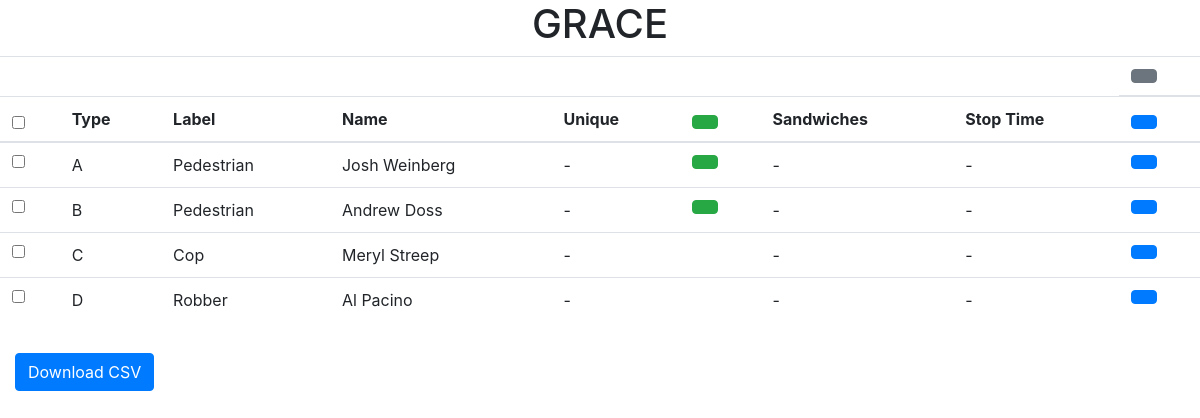
Before: / with the older database file.
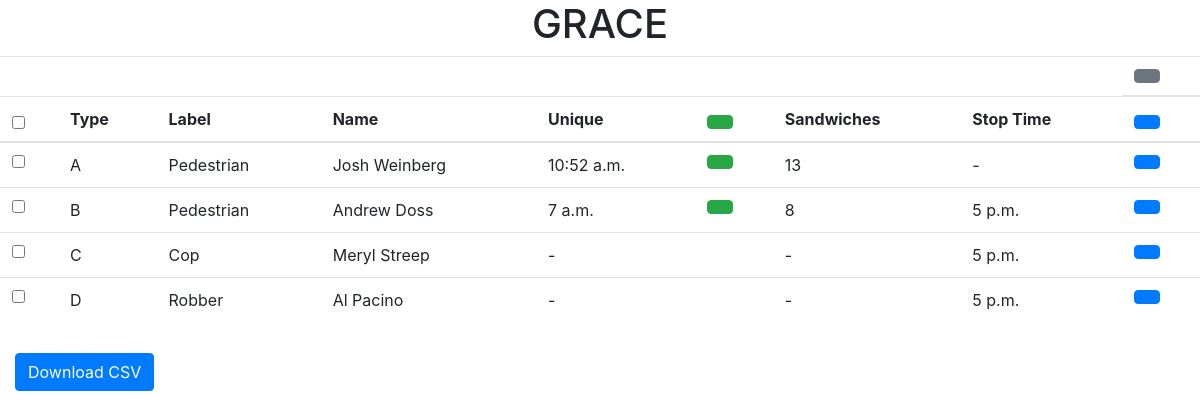
After: the same page with the newer database file.
### app/models.py (models this page shows, shortened)
class Person(models.Model):
    type_person = models.CharField(
        max_length=1,
        choices=(('A','A'),('B','B'),('C','C'),('D','D'))
        )
    name = models.CharField(max_length=50)
    label = models.CharField(max_length=30)
    eligible = models.BooleanField()
    unique_time = models.TimeField(blank=True, null=True)
    unique_date = models.DateField(auto_now=True)
    sandwiches = models.PositiveSmallIntegerField(null=True)
    stop_time = models.TimeField(blank=True, null=True)
    def setUp(self):
        if self.eligible == False:
            self.unique_time == None
            self.sandwiches == None
    def calculateSandwiches(self):
        if self.sandwiches == 0 or self.unique_time == None:
            self.sandwiches = None
        elif self.eligible == True and self.stop_time == None and self.unique_time != None:
            now = datetime.datetime.now()
            now_milli = now.timestamp() * 1000
            unique_milli = datetime.datetime.combine(self.unique_date, self.unique_time).timestamp() * 1000
            interval_milli = 21600000 + 720000 #6 hours and 12 minutes in milliseconds
            sand_num = max(0, math.ceil((now_milli - unique_milli - interval_milli) / (1000.0*60*30)))
            self.sandwiches = sand_num

### app/views.py (the view, shortened to what this page needs)
# urls.py: url(r'^$', MainPageView.as_view()),
class MainPageView(TemplateView):
    template_name = "home.html"
    form = TimeForm
    persons = Person.objects.all()
    def get(self, request, *args, **kwargs):
        persons = self.persons
        form = self.form()
        for person in persons:
            Person.setUp(person)
            Person.calculateSandwiches(person)
        return render(request, self.template_name, {'persons': persons, 'form': form})

### app/forms.py
class TimeForm(forms.Form):
    time = forms.TimeField(widget=forms.TextInput(attrs={'class' : 'form-control', 'type': 'time'}), label='')

### app/templates/home.html (shortened to what this page needs)
<html>
  <head>
    {% load static %}
    <link rel="stylesheet" href="{% static 'css/style.css' %}">
    <link rel="stylesheet" href="https://maxcdn.bootstrapcdn.com/bootstrap/4.0.0/css/bootstrap.min.css">
  </head>
  <body>
    <h1><center>GRACE</center></h1>
    <table class='table' id='table1'>
      <thead>
        <tr>
          <td colspan='8'></td>
          <th><button class='btn btn-secondary' onclick='showFilter()'></button></th>
        </tr>
        <tr>
           <th>
             <input type='checkbox' id='checkbox_select_all' onclick='selectAll()'></input>
           </th>
           <th>Type  </th>
           <th>Label </th>
           <th>Name   </th>
           <th>Unique </th>
           <th><button class='btn btn-success' id='button_unique{{person.id}}' onclick="openModal('unique', 1,true)"></button></th>
           <th>Sandwiches </th>
           <th>Stop Time  </th>
           <th><button class='btn btn-primary' id='button_stop{{person.id}}' onclick="openModal('stop', 1,true)"></button></th>
        </tr>
      </thead>
      <tbody>
        {% if persons %}
          {% for person in persons %}
            <tr>
              <td><input type='checkbox' class='checkbox' id='checkbox_{{ person.id }}'></input></td>
              <td class='row_type_person_{{ person.type_person }}'>{{ person.type_person }}</td>
              <td class='row_label_{{ person.label }}'>{{ person.label }}</td>
              <td class='row_name_{{ person.name }}'>{{ person.name }}</td>
              <td class='row_unique_time_{{ person.unique_time }}'>{{ person.unique_time|default_if_none:"-" }}</td>
              <td>
                {% if person.eligible %}
                  <button class='btn btn-success' id='button_unique{{person.id}}' onclick="openModal('unique',{{person.id}}, false)"></button>
                {% endif %}
              </td>
              <td class='row_sandwiches_{{ person.sandwiches }}'>{{ person.sandwiches|default_if_none:"-" }}</td>
              <td class='row_stop_time_{{ person.stop_time }}'>{{ person.stop_time|default_if_none:"-" }}</td>
              <td><button class='btn btn-primary' id='button_stop{{person.id}}' onclick="openModal('stop',{{person.id}}, false)"></button>
            </tr>
          {% endfor %}
      </tbody>
      </table>
      <a id="download_button" class="btn btn-primary" role="button" href = "{% url 'download' %}">Download CSV</a>
        {% else %}
      <h1><center>There are no records in the system></center></h1>
    {% endif %}
  </body>
</html>

### static/css/style.css (style rules this page uses)
#download_button { margin: 15px; }

Changed rows visible on the page:
changed Person "Josh Weinberg": unique_time "-" → "10:52 a.m."; sandwiches "-" → "13"
changed Person "Andrew Doss": unique_time "-" → "7 a.m."; sandwiches "-" → "8"; stop_time "-" → "5 p.m."
changed Person "Cop": stop_time "-" → "5 p.m."
changed Person "Robber": stop_time "-" → "5 p.m."
